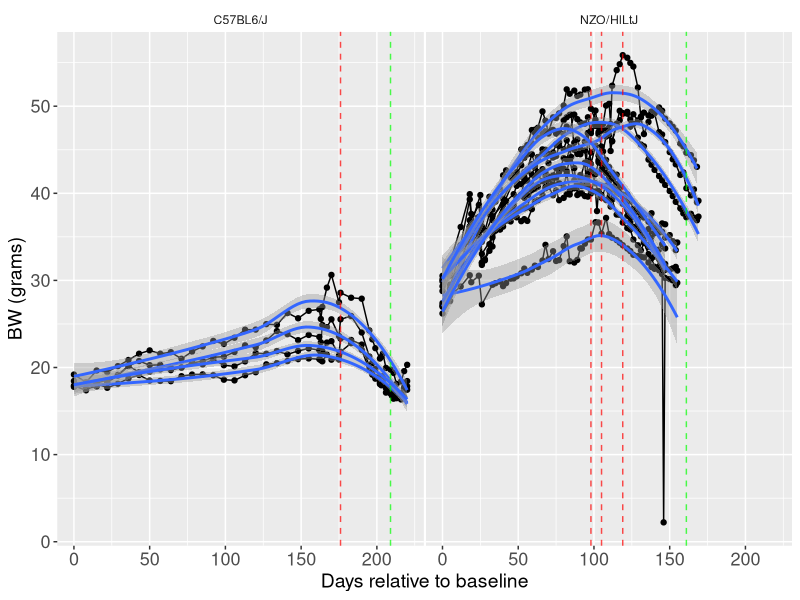

Write R code to recreate this figure.
#changes body weight in c57 and NZO mice in baseline, peak obesity, bw loss, 
#BW maintenance and BW regain
#Figure 1 poster TOS CS

#Libraries####
library(dplyr) #to open a RDS and use pipe
library(tidyr) #to use cumsum
library(ggplot2)
library(readr)
library(tidyverse)
library(lme4)  # For mixed-effects models
library(ggpubr)  
library(lmerTest)
library(emmeans)

BW_data <- read_csv("../data/BW.csv") %>% 
  filter(COHORT > 1 & COHORT < 6) %>% # Just NZO AND C57
  filter(SEX == "F") %>% # Just females from both strains
  filter(!ID %in% c(3712, 3715)) %>% # died during study
  filter(!ID %in% c(3706, 3707, 3709, 3711, 3713, 3717, 3716, 3719, 3718, 3726)) %>% # ad lib NZO
  filter(!ID %in% c(7860, 7862, 7864, 7867, 7868, 7869, 7870, 7871, 7873, 7875, 7876, 7879, 7880, 7881,
                    7882, 7883)) %>% # ad lib C57
  filter(!ID %in% c(3723, 3724, 3725)) %>% # CAGE 5 ISSUES NZO AND 3724 CAGE 6 ISSUES 
  group_by(ID) %>% 
  arrange(DATE) %>% 
  mutate(
    bw_rel = 100 * (BW - first(BW)) / first(BW),
    body_lag = (lag(BW) - BW),
    day_rel = DATE - first(DATE)) %>% 
mutate(
    STATUS = case_when(
      day_rel == 0 ~ "baseline", 
      STRAIN == "NZO/HlLtJ" & DATE == as.Date("2025-02-21") ~ "peak obesity",
      STRAIN == "C57BL6/J" & DATE == as.Date("2025-02-26") ~ "peak obesity",
      STRAIN == "C57BL6/J" & day_rel == 209 ~ "BW loss",
      STRAIN == "NZO/HlLtJ" & day_rel == 161 ~ "BW loss",
      STRAIN == "C57BL6/J" & day_rel == 300 ~ "BW maintenance", 
      STRAIN == "NZO/HlLtJ" & day_rel == 196 ~ "BW maintenance",
      STRAIN == "C57BL6/J" & COMMENTS == "DAY_4_SABLE_AND_SAC" ~ "BW regain",
      STRAIN == "NZO/HlLtJ" & COMMENTS == "DAY_4_SABLE_AND_SAC" ~ "BW regain",
      TRUE ~ NA_character_
    ) ) 

n_distinct(BW_data$ID) #9 NZO in total and 4 C57 in total

highlight_data <- BW_data %>%
  filter(STATUS == "peak obesity")

highlight_data_2 <- BW_data %>%
  filter(STATUS == "BW loss")

highlight_data_3 <- BW_data %>%
  filter(STATUS == "BW maintenance")

highlight_data_4 <- BW_data %>%
  filter(STATUS == "BW regain")

#format plot

scaleFill <- scale_fill_manual(values = c("#C03830FF", "#317EC2FF"))


format.plot <- theme(
  strip.background = element_blank(),
  panel.spacing.x = unit(0.1, "lines"),          
  panel.spacing.y = unit(1.5, "lines"),  
  axis.text = element_text(family = "Helvetica", size = 13),
  axis.title = element_text(family = "Helvetica", size = 14))


plot <- BW_data %>%
  ggplot(aes(day_rel, BW, group = ID)) +
  geom_point() +
  geom_line() +
  facet_wrap(~STRAIN) +
  geom_smooth()+
  #geom_text(aes(label = ID), vjust = -0.5, size = 2.5, alpha = 0.6) + # ID label
  labs(
    x = "Days relative to baseline",
    y = "BW (grams)") +
  geom_vline(data = highlight_data, 
             aes(xintercept = day_rel), 
             linetype = "dashed", color = "red", alpha = 0.7)+ #red means peak obesity
  geom_vline(data = highlight_data_2, 
             aes(xintercept = day_rel), 
             linetype = "dashed", color = "green", alpha = 0.7)+ # green means end of BW loss
  geom_vline(data = highlight_data_3, 
             aes(xintercept = day_rel), 
             linetype = "dashed", color = "blue", alpha = 0.7)+ #blue means end of BW maintenance
  geom_vline(data = highlight_data_4, 
             aes(xintercept = day_rel), 
             linetype = "dashed", color = "orange", alpha = 0.7)+ #orange means end of BW regain
  format.plot

plot

# get the day of peak obesity for each mouse
peak_days <- BW_data %>%
  filter(STATUS == "peak obesity") %>%
  select(ID, peak_day = day_rel)

# join back to original data and keep baseline → peak obesity
mdl_data_bw <- BW_data %>%
  left_join(peak_days, by = "ID") %>%
  filter(day_rel >= 0 & day_rel <= peak_day)   # keep only baseline → peak obesity

mdl_data_bw %>%
  group_by(ID) %>%
  summarise(min_day = min(day_rel), max_day = max(day_rel), .groups = "drop")

mdl_data_bw <- mdl_data_bw %>% 
  group_by(ID) %>% 
  mutate(BW_rel=((BW - min(BW))/min(BW)*100)) %>% 
  mutate(
    ID = as.factor(ID),
    time = as.numeric(DATE - min(DATE))
  ) %>% 
  mutate(
    time = scale(time) # this is for model convergence
  ) %>% 
  select(
    ID, BW, time, BW_rel, DATE
  ) %>% 
  ungroup() %>% 
  pivot_longer(cols="BW") %>% 
  select(
    ID, time, name, value
  ) 

# here I build the statistical model with time as random slope
# and control for time and ID (not all animals start the same day with LFD for NZO and HFD for C57)
lmer_bw <- lmerTest::lmer(
  data = mdl_data_bw,
  value ~ time + (1+time|ID)
)
summary(lmer_bw)
view(coef(lmer_bw))

coef_bw_peakobesity <- coef(lmer_bw)$ID %>% 
  rownames_to_column() %>% 
  as_tibble() %>% 
  rename(ID=rowname,starting_bw= `(Intercept)`)

write_csv(coef_bw_peakobesity, "coef_bw_peakobesity.csv")  # Save the dataframe as an csv file
